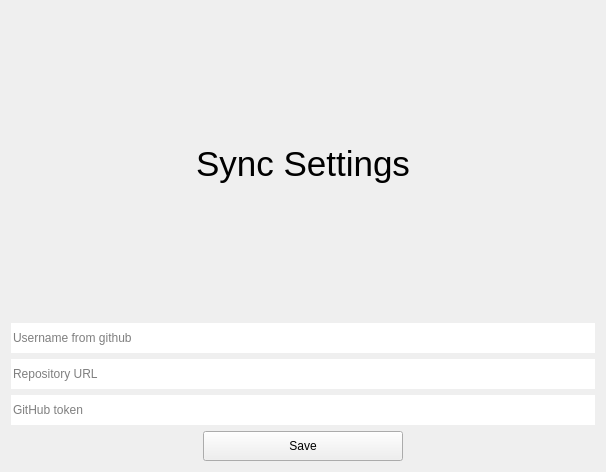
<?xml version="1.0" encoding="UTF-8"?>
<ui version="4.0">
 <class>SyncWindow</class>
 <widget class="QWidget" name="SyncWindow">
  <property name="geometry">
   <rect>
    <x>0</x>
    <y>0</y>
    <width>606</width>
    <height>472</height>
   </rect>
  </property>
  <property name="windowTitle">
   <string>Form</string>
  </property>
  <layout class="QVBoxLayout" name="verticalLayout">
   <item>
    <widget class="QLabel" name="title">
     <property name="font">
      <font>
       <pointsize>26</pointsize>
      </font>
     </property>
     <property name="text">
      <string>Sync Settings</string>
     </property>
     <property name="alignment">
      <set>Qt::AlignCenter</set>
     </property>
    </widget>
   </item>
   <item>
    <layout class="QVBoxLayout" name="inputL">
     <item>
      <widget class="QLineEdit" name="userName">
       <property name="minimumSize">
        <size>
         <width>0</width>
         <height>30</height>
        </size>
       </property>
       <property name="inputMask">
        <string/>
       </property>
       <property name="text">
        <string/>
       </property>
       <property name="frame">
        <bool>false</bool>
       </property>
       <property name="placeholderText">
        <string>Username from github</string>
       </property>
      </widget>
     </item>
     <item>
      <widget class="QLineEdit" name="repoPath">
       <property name="minimumSize">
        <size>
         <width>0</width>
         <height>30</height>
        </size>
       </property>
       <property name="frame">
        <bool>false</bool>
       </property>
       <property name="placeholderText">
        <string>Repository URL</string>
       </property>
      </widget>
     </item>
     <item>
      <widget class="QLineEdit" name="lineEdit">
       <property name="minimumSize">
        <size>
         <width>0</width>
         <height>30</height>
        </size>
       </property>
       <property name="frame">
        <bool>false</bool>
       </property>
       <property name="placeholderText">
        <string>GitHub token</string>
       </property>
      </widget>
     </item>
    </layout>
   </item>
   <item>
    <layout class="QHBoxLayout" name="saveL">
     <item>
      <widget class="QPushButton" name="saveBtn">
       <property name="minimumSize">
        <size>
         <width>0</width>
         <height>30</height>
        </size>
       </property>
       <property name="maximumSize">
        <size>
         <width>200</width>
         <height>16777215</height>
        </size>
       </property>
       <property name="text">
        <string>Save</string>
       </property>
      </widget>
     </item>
    </layout>
   </item>
  </layout>
 </widget>
 <resources/>
 <connections/>
</ui>
